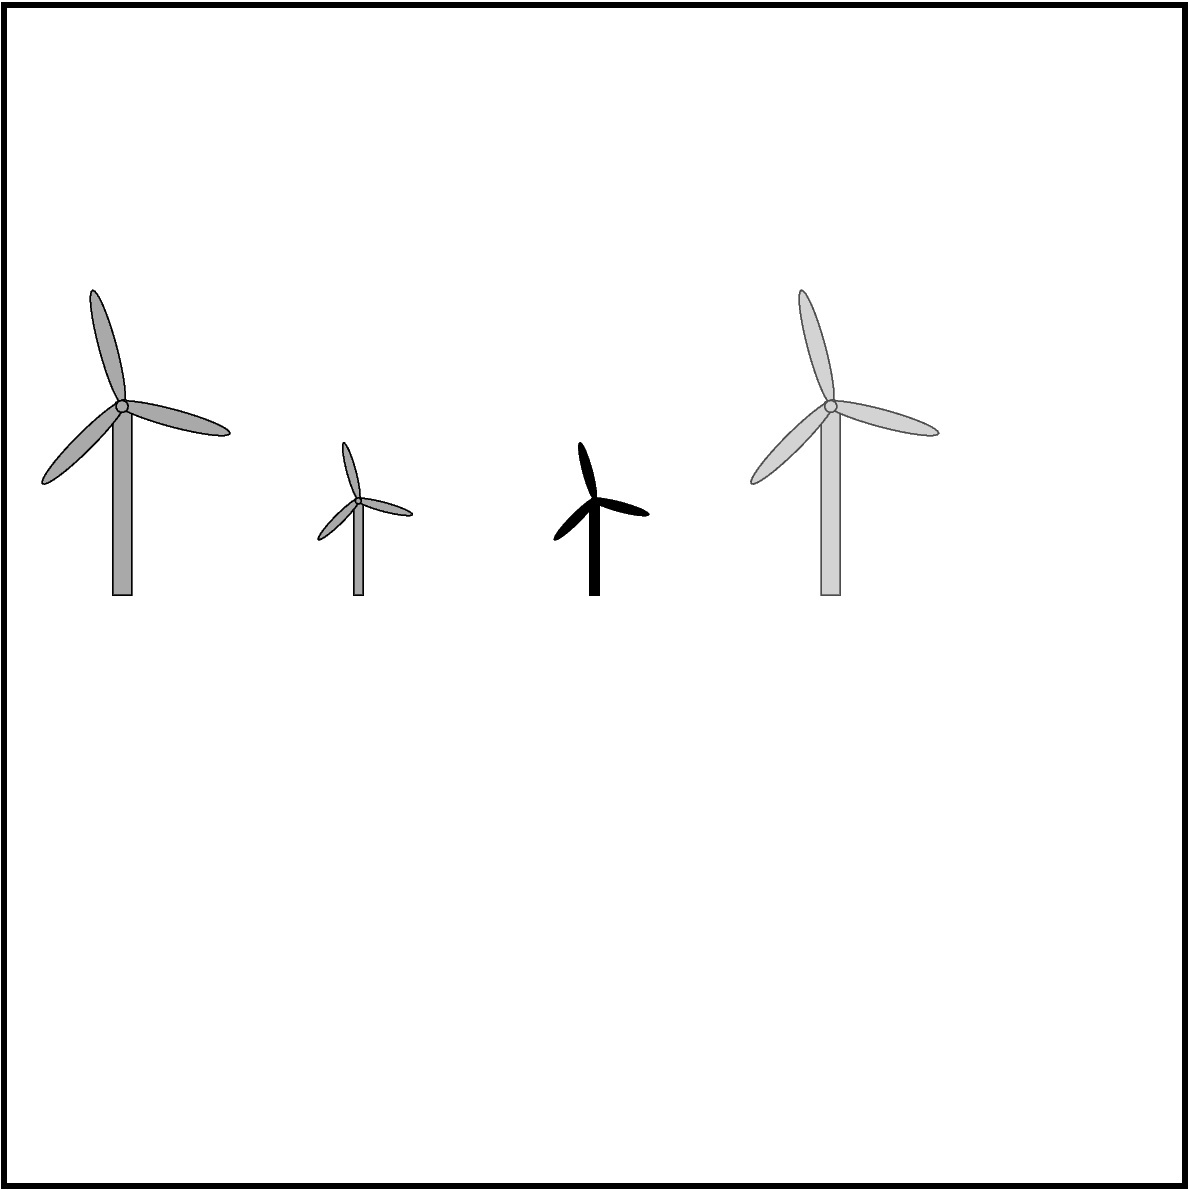

This chart was generated by the following Python code:
# #############################################################################
# Plot wind turbine symbol with PyGMT
# - General syntax of the argument passed to the "style" parameter (-S flag)
#   k name_of_symbol_file / size_of_symbol
# - Please note: Custom symbols cannot be used in auto-legends yet
# -----------------------------------------------------------------------------
# Author: Yvonne Fröhlich
# ORCID: https://orcid.org/0000-0002-8566-0619
# GitHub: https://github.com/yvonnefroehlich/gmt-pygmt-plotting
# -----------------------------------------------------------------------------
# - Created: 2024/05/16
#   PyGMT v0.12.0 -> https://www.pygmt.org/v0.12.0/ | https://www.pygmt.org/
#   GMT 6.5.0 -> https://www.generic-mapping-tools.org/
# #############################################################################


import pygmt as gmt


# -----------------------------------------------------------------------------
# General stuff
# -----------------------------------------------------------------------------

size = 5


# -----------------------------------------------------------------------------
# Make plot
# -----------------------------------------------------------------------------

fig = gmt.Figure()

fig.basemap(
    region=[-size, size, -size, size],
    projection=f"X{size * 2}c",
    frame=True,
)

fig.plot(
    x=-4,
    y=0,
    style="kwindturbine_YF.def/1c",
    fill="darkgray",
    pen="black",
)

fig.plot(
    x=-2,
    y=0,
    style="kwindturbine_YF.def/0.5c",
    fill="darkgray",
    pen="black",
)

fig.plot(
    x=0,
    y=0,
    style="kwindturbine_YF.def/.5c",
    fill="black",
    pen="black",
)

fig.plot(
    x=2,
    y=0,
    style="kwindturbine_YF.def/1c",
    fill="lightgray",
    pen="gray30",
)

fig.show()
# fig.savefig(fname="windturbine.png")
